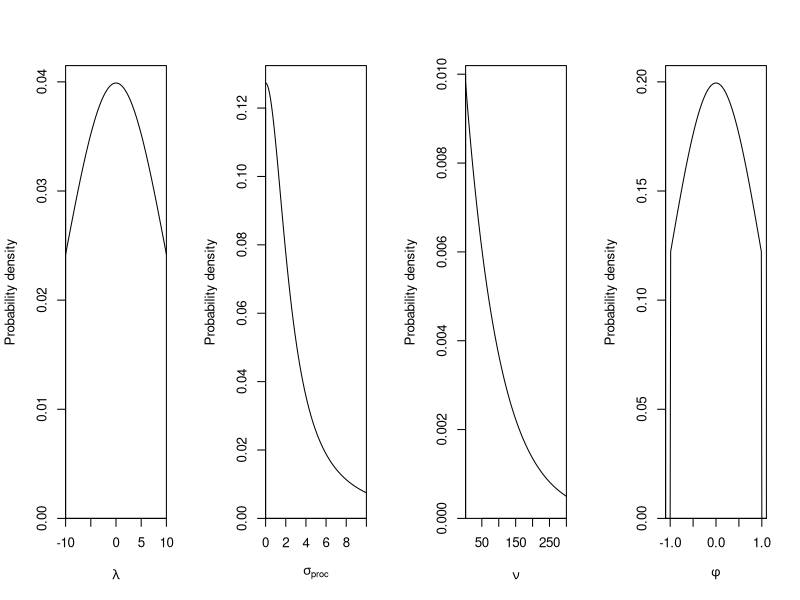

Write R code to recreate this figure.
# Try estimating nu with a weakly informative prior in Stan
# See how the ability to detect heavy tails deteriorates with sample size,
# observation error and the degree of heavy-tailedness.

# Check priors:
plot_prior <- function(x, y, xlab, xlim = NULL) {
  plot(x, y, type = "l", xlab = xlab, ylab = "Probability density",
    ylim = c(0, max(y)*1.04), yaxs = "i", xaxs = "i", xlim = xlim)
}

pdf("priors-gomp-base.pdf", width = 10, height = 3.7)
par(mfrow = c(1, 4), cex = 0.8)
x <- seq(-10, 10, length.out = 200)
plot_prior(x, dnorm(x, 0, 10), expression(lambda))
x <- seq(0, 10, length.out = 200)
plot_prior(x, dcauchy(x, 0, 2.5), expression(sigma[proc]))
x <- seq(2, 300, length.out = 200)
plot_prior(x, dexp(x, 0.01), expression(nu))
x <- seq(-1.1, 1.1, length.out = 200)
plot_prior(x, dnorm(x, 0, 1) * dunif(x, -1, 1), expression(phi), xlim = c(-1.1, 1.1))
dev.off()

# How much probability mass is below 10 and above 2 in the prior?
# x <- rexp(2e6, rate = 0.01)
#hist(x)
# round(length(x[x<10 & x >2])/length(x), 2)
# round(length(x[x>10])/length(x), 2)
# round(length(x[x<50 & x >2])/length(x), 2)
# round(length(x[x>50])/length(x), 2)

# # Compile Stan model:
# mstan2.obs.nu <-
# "data {
#   int<lower=0> N; // rows of data
#   vector[N] y; // vector to hold observations
#   real<lower=0> sigma_obs; // observation error standard deviation
#   real nu_rate; // rate parameter for nu exponential prior
# }
# parameters {
#   vector[N] t; // state vector of `true` values
#   real a; // intercept (mu)
#   real<lower=2> nu; // student-t degrees of freedom
#   real<lower=0> sigma_proc; // process noise standard deviation
# }
# model {
#   // priors:
#   a ~ normal(0, 5);
#   sigma_proc ~ cauchy(0, 5);
#   nu ~ exponential(nu_rate);
#   t ~ student_t(nu, a, sigma_proc);
#   y ~ normal(t, sigma_obs);
# }
# // generated quantities {
# //   vector[N] log_lik;
# //   real dev; //deviance
# //   dev <- 0.0;
# //   for (i in 1:N) {
# //     log_lik[i] <-
# //       student_t_log(t[i], nu, a, sigma_proc) +
# //       normal_log(o[i], t[i], sigma_obs);
# //     dev <- dev + (-2) * log_lik[i];
# //   }
# //}
# "
# write(mstan2.obs.nu, file = "mstan2.obs.nu.stan")

## #library(rstan)
## #mstan2.obs.nu.c <- stan_model("mstan2.obs.nu.stan")
##
## Nx <- 50
## sigma_proc <- 0.2
## iter <- 1000
## chains <- 4
## warmup <- 500
## nu <- 3
## sigma_obs_vec <- c(0.01, 0.1, 0.2)
## dat <- list()
## dat_obs <- list()
## sm <- list()
## sigma_obs <- 0.2
## for(i in seq_along(sigma_obs_vec)) {
##   set.seed(123)
##   dat[[i]] <- metRology::rt.scaled(Nx, df = nu, mean = 0, sd = sigma_proc)
##   dat_obs[[i]] <- rnorm(Nx, mean = dat[[i]], sd = sigma_obs_vec[i])
##   sm[[i]] <- sampling(mstan2.obs.nu.c,
##     data = list(N = Nx, y = dat_obs[[i]], nu_rate = 0.005,
##       sigma_obs = sigma_obs),
##     pars = c("a", "sigma_proc", "nu"), iter = iter,
##     chains = chains, warmup = warmup)
## }
##
## # NOTE if nu is detectable as very small than it is informative and overpowers the prior; if the data are not informative about nu (because nu is not detectably small) then the prior will show through; in the second case, nu could really be anything over 10 or 20 and without a very large quantity of data, the data will never be informative about that.
##
## pdf("nu-estimation-example.pdf", width = 6.5, height = 5.0)
## par(mfrow = c(3, 2), cex = 0.8)
## par(xpd = FALSE, mar = c(0, 3, 0, 0), oma = c(4, 0, 1.0, 1.0),
##   mgp = c(2, 0.5, 0), tck = -0.05)
## for(i in 1:3) {
##   plot(dat[[i]], col = "grey40", type = "l", xaxt = "n", yaxt = "n", ylab = "")
##   if(i == 3) axis(1)
##   if(i == 2) mtext("Abundance", side = 2, line = 1.0)
##   points(dat_obs[[i]], pch = 21, col = "grey20", bg = "grey60", cex = 0.9)
##   nu.samples <- extract(sm[[i]], pars = "nu")[[1]]
##   if(i == 3) mtext("Time", side = 1, line = 2.3)
##   h <- hist(nu.samples, breaks = seq(2, max(nu.samples)+20,6),
##     xlim = c(2, 150), xlab = "nu hat", xaxt = "n", main = "", col = "white",
##     xaxs = "i", yaxs = "i", plot = FALSE, warn.unused = FALSE)
##   xlim <- c(2, 150)
##   ylim  <- c(0, 1500)
##   plot(1, 1, type = "n", xlim = xlim, yaxs = "i", xaxs = "i",
##     xlab = quote(widehat(nu)), xaxt = "n", ylim = ylim, yaxt = "n", ylab = "")
##   if(i == 3) axis(1, at = c(2, seq(50, 200, 50)))
##   cols <- rev(RColorBrewer::brewer.pal(9, "YlOrRd"))
##   locs <- c(2, seq(10, 100, 3))
##   for(j in 1:9) {
##     rect(locs[j], 0, locs[j+1], max(ylim)*1.2, border = NA,
##       col = paste0(cols[j], "80"))
##   }
##   for(j in 1:100) {
##     rect(h$breaks[j], 0, h$breaks[j+1], h$counts[j], border = "black",
##       col = c("white", rep("white", 99))[j], lwd = 1)
##   }
##
##   # Show median and interquartile range?
##   #segments(quantile(nu.samples, probs = 0.25)[[1]],
##   # max(h$counts) * 0.5, quantile(nu.samples, probs = 0.75)[[1]],
##   # max(h$counts) * 0.5)
##   #points(median(nu.samples), max(h$counts) * 0.5)
##   #points(mean(nu.samples), max(h$counts) * 0.5, pch = 4)
##
##   par(new = TRUE)
##   y <- seq(2, max(xlim), length.out = 300)
##   d <- dexp(y, 0.005)
##   plot(y, d, type = "l", col = "grey60", axes = FALSE, xlim = xlim,
##     xlab = "", ylab ="", lwd = 2, ylim = c(0, max(d)*8), xaxs = "i", lty = 2)
##   par(new = FALSE)
##   mtext(paste0(sprintf("%.2f", round(length(nu.samples[nu.samples < 10]) /
##       length(nu.samples), 2)), " probability nu < 10"), line = -2,
##     col = "grey30", cex = 0.9, adj = 0.6)
##   box()
##   if(i == 1)
##     mtext("Prior", side = 1, line = -2.0, adj = 0.9, col = "grey30", cex = 0.9)
##   if(i == 3) mtext(quote(widehat(nu)), side = 1, line = 2.3)
##   if(i == 2) mtext("Frequency", side = 2, line = 1.0)
## }
## dev.off()
##
## # Checks:
## rstan::traceplot(sm[[1]], inc_warmup = F)
## rstan::traceplot(sm[[2]], inc_warmup = F)
## rstan::traceplot(sm[[3]], inc_warmup = F)
## # check Rhat:
## summary(sm[[1]])$summary["lp__", "Rhat"]
## summary(sm[[2]])$summary["lp__", "Rhat"]
## summary(sm[[3]])$summary["lp__", "Rhat"]
## max(summary(sm[[1]])$summary[, "Rhat"])
##
## summary(sm[[1]])$summary["lp__", "n_eff"]
## min(summary(sm[[1]])$summary[, "n_eff"])
## min(summary(sm[[2]])$summary[, "n_eff"])
## min(summary(sm[[3]])$summary[, "n_eff"])
##
## pairs(sm[[1]])
## pairs(sm[[2]])
## pairs(sm[[3]])
